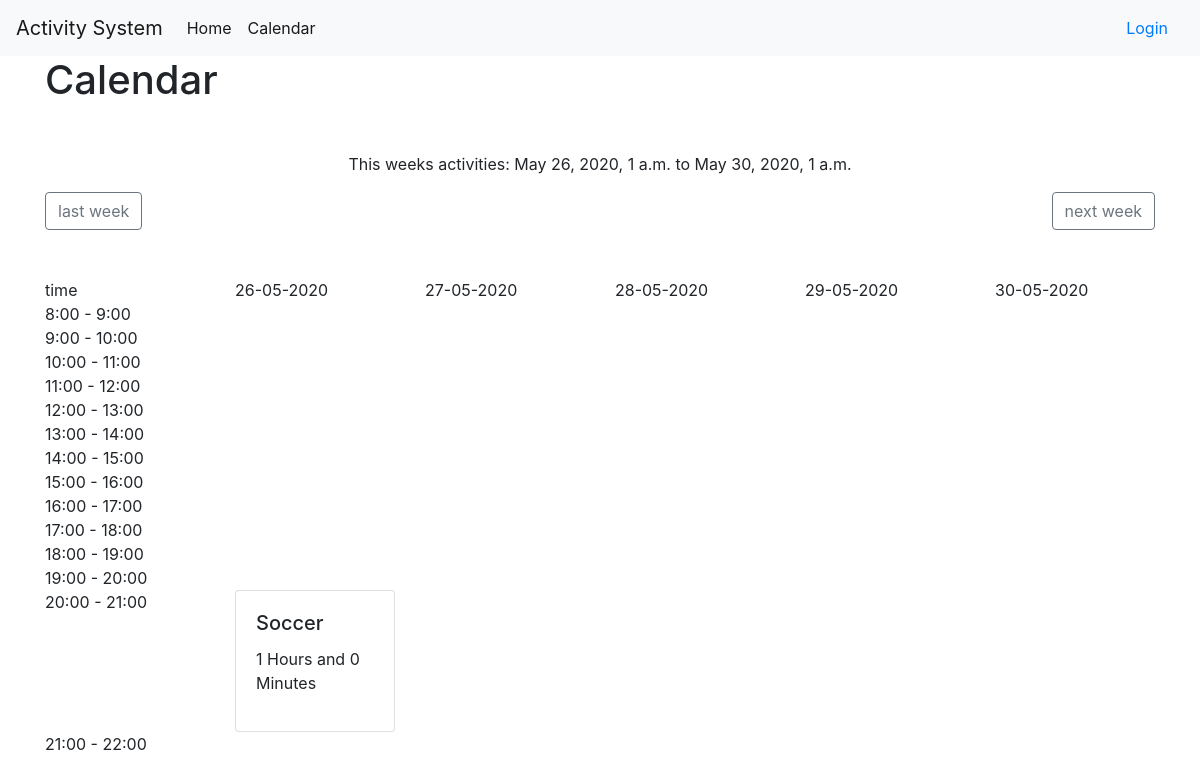
Screenshot of /calendar/ with the database file from the repository.
### amsApp/models.py (models this page shows, shortened)
class Activity(models.Model):
  name = models.CharField(max_length=255)
  date = models.DateField()
  start_time = models.TimeField(default='08:00')
  duration = models.DurationField(default='01:00:00')
  def dur_str(self):
    return strfdelta(self.duration, "{hours} Hours and {minutes} Minutes")

### amsApp/views.py (the view)
# urls.py: path('calendar/', views.calendar, name='calendar'),
def calendar(request):
    start_date = datetime.today()
    day = start_date
    rwd = []
    five_week_days = []
    five_week_days_strings =[]
    for number in range(0,5):
        five_week_days.append(day)
        day_str = day.strftime('%d-%m-%Y')
        five_week_days_strings.append(day_str)
        day += timedelta(days=1)
    for hour in range(8,22):
        time_str = f'{hour}:00 - {hour+1}:00'
        if hour <10:
            hour =f'0{hour}'
        else:
            hour = f'{hour}'
        start_time_being_checked = time.fromisoformat(hour+':00:00')
        row = {'time':time_str}
        count = 1
        for aday in five_week_days:
            allActivitiesOnThisDay = Activity.objects.filter(date=aday)
            for activity in allActivitiesOnThisDay:
                if activity.start_time.hour == start_time_being_checked.hour:
                    row[f'a{count}']=activity
            count +=1
        rwd.append(row)
    dates_for_nav={'start_date':start_date}
    end_date = start_date+timedelta(days=4)
    dates_for_nav['end_date'] = end_date
    context = {'row_wise_data':rwd,'next_five_week_days':five_week_days_strings,'includeNav':True,'dates':dates_for_nav}
    return render(request, 'calendar.html', context)

### amsApp/models.py (called while the page is built)
def strfdelta(tdelta, fmt):
  d = {"days": tdelta.days}
  d["hours"], rem = divmod(tdelta.seconds, 3600)
  d["minutes"], d["seconds"] = divmod(rem, 60)
  return fmt.format(**d)

### templates/calendar.html (shortened to what this page needs)
{% extends 'base.html' %} {% block content1 %}
<main>
    <div class="container">
        <h1>Calendar</h1>
        {%include 'date-nav.html'%}
        <div class="row mt-5">
            <div class="col">time</div>
            {% for day in next_five_week_days %}
            <div class="col">{{day}}</div>
            {% endfor %}
        </div>
        {% for row in row_wise_data %}
        <div class="row">
            <div class="col">{{row.time}}</div>
            <div class="col">
                {%if row.a1.name is not None %}
                <div class="card">
                    <div class="card-body">
                        <h5 class="card-title">{{row.a1.name}}</h5>
                        <p>{{row.a1.dur_str}} </p>
                    </div>
                </div>
                {% endif %}
            </div>
            <div class="col">
            </div>
            <div class="col">
            </div>
            <div class="col">
            </div>
            <div class="col">
            </div>
        </div>
        {% endfor %}
    </div>
</main>
{% endblock %}

### rows the page displays
Activity: time "20:00 - 21:00", a1.name "Soccer", a1.dur_str "1 Hours and 0 Minutes"

### other values shown
{{ dates.start_date }} "May 26, 2020, 1 a.m."
{{ dates.end_date }} "May 30, 2020, 1 a.m."
{{ day }} "26-05-2020" "27-05-2020" "28-05-2020" "29-05-2020" "30-05-2020"
{{ row.time }} "8:00 - 9:00" "9:00 - 10:00" "10:00 - 11:00" "11:00 - 12:00" "12:00 - 13:00" "13:00 - 14:00" "14:00 - 15:00" "15:00 - 16:00" "16:00 - 17:00" "17:00 - 18:00" "18:00 - 19:00" "19:00 - 20:00" "21:00 - 22:00"
